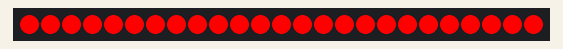
A sketch run on a simulated Arduino Uno, built with avr-gcc and run on an emulated ATmega328P. On the bench: 25 RGB LEDs in strip order, left to right. What the sketch prints to the serial monitor is not drawn.

Above: at 1.3 s.
At 3.9 s:
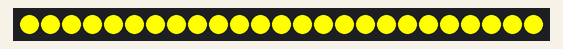
At 11.7 s:
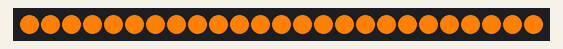
At 15.7 s:
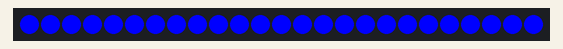
At 23.5 s:
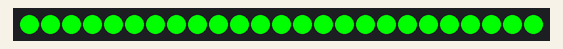
At 36.5 s:
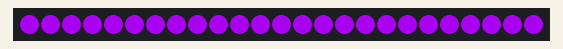

Measured:
- what the display in image 0 shows lasts 1.1 s, from 1.2 s to 2.3 s

The sketch:

basic_sweep.ino
```cpp
#include <NeoPixelBus.h>
#include <array>

constexpr std::uint32_t PIN = 6u;
constexpr std::uint32_t NUMROWS = 5u;
constexpr std::uint32_t NUMPIXELS = NUMROWS * NUMROWS;

const std::array<RgbColor, 7u> RAINBOW = {
  RgbColor(255, 0, 0),   // red
  RgbColor(255, 127, 0), // orange
  RgbColor(255, 255, 0), // yellow
  RgbColor(0, 255, 0),   // green
  RgbColor(0, 0, 255),   // blue
  RgbColor(75, 0, 130),  // purple
  RgbColor(148, 0, 211), // violet
};

NeoPixelBus<NeoGrbFeature, NeoEsp8266DmaWs2812xMethod> pixels(NUMPIXELS);

void setup()
{
  Serial.begin(115200);
  delay(1000);
  // while (!Serial); // wait for serial attach

  Serial.println();
  Serial.println("Initializing...");
  Serial.flush();

  // this resets all the neopixels to an off state
  pixels.Begin();
  pixels.Show();

  Serial.println();
  Serial.println("Running...");
}

void sweepColor(RgbColor color, std::uint32_t duration)
{
  const std::uint32_t stepDuration = duration / NUMROWS;
  for (std::uint32_t i = 0u; i < NUMROWS; i++)
  {
    for (std::uint32_t j = 0u; j < NUMROWS; j++)
    {
      pixels.SetPixelColor((i * NUMROWS) + j, color);
    }
    pixels.Show();
    delay(stepDuration);
  }
}

void loop()
{
  for (const auto color : RAINBOW)
  {
    sweepColor(color, 300);
    delay(1000);
  }
}
```
